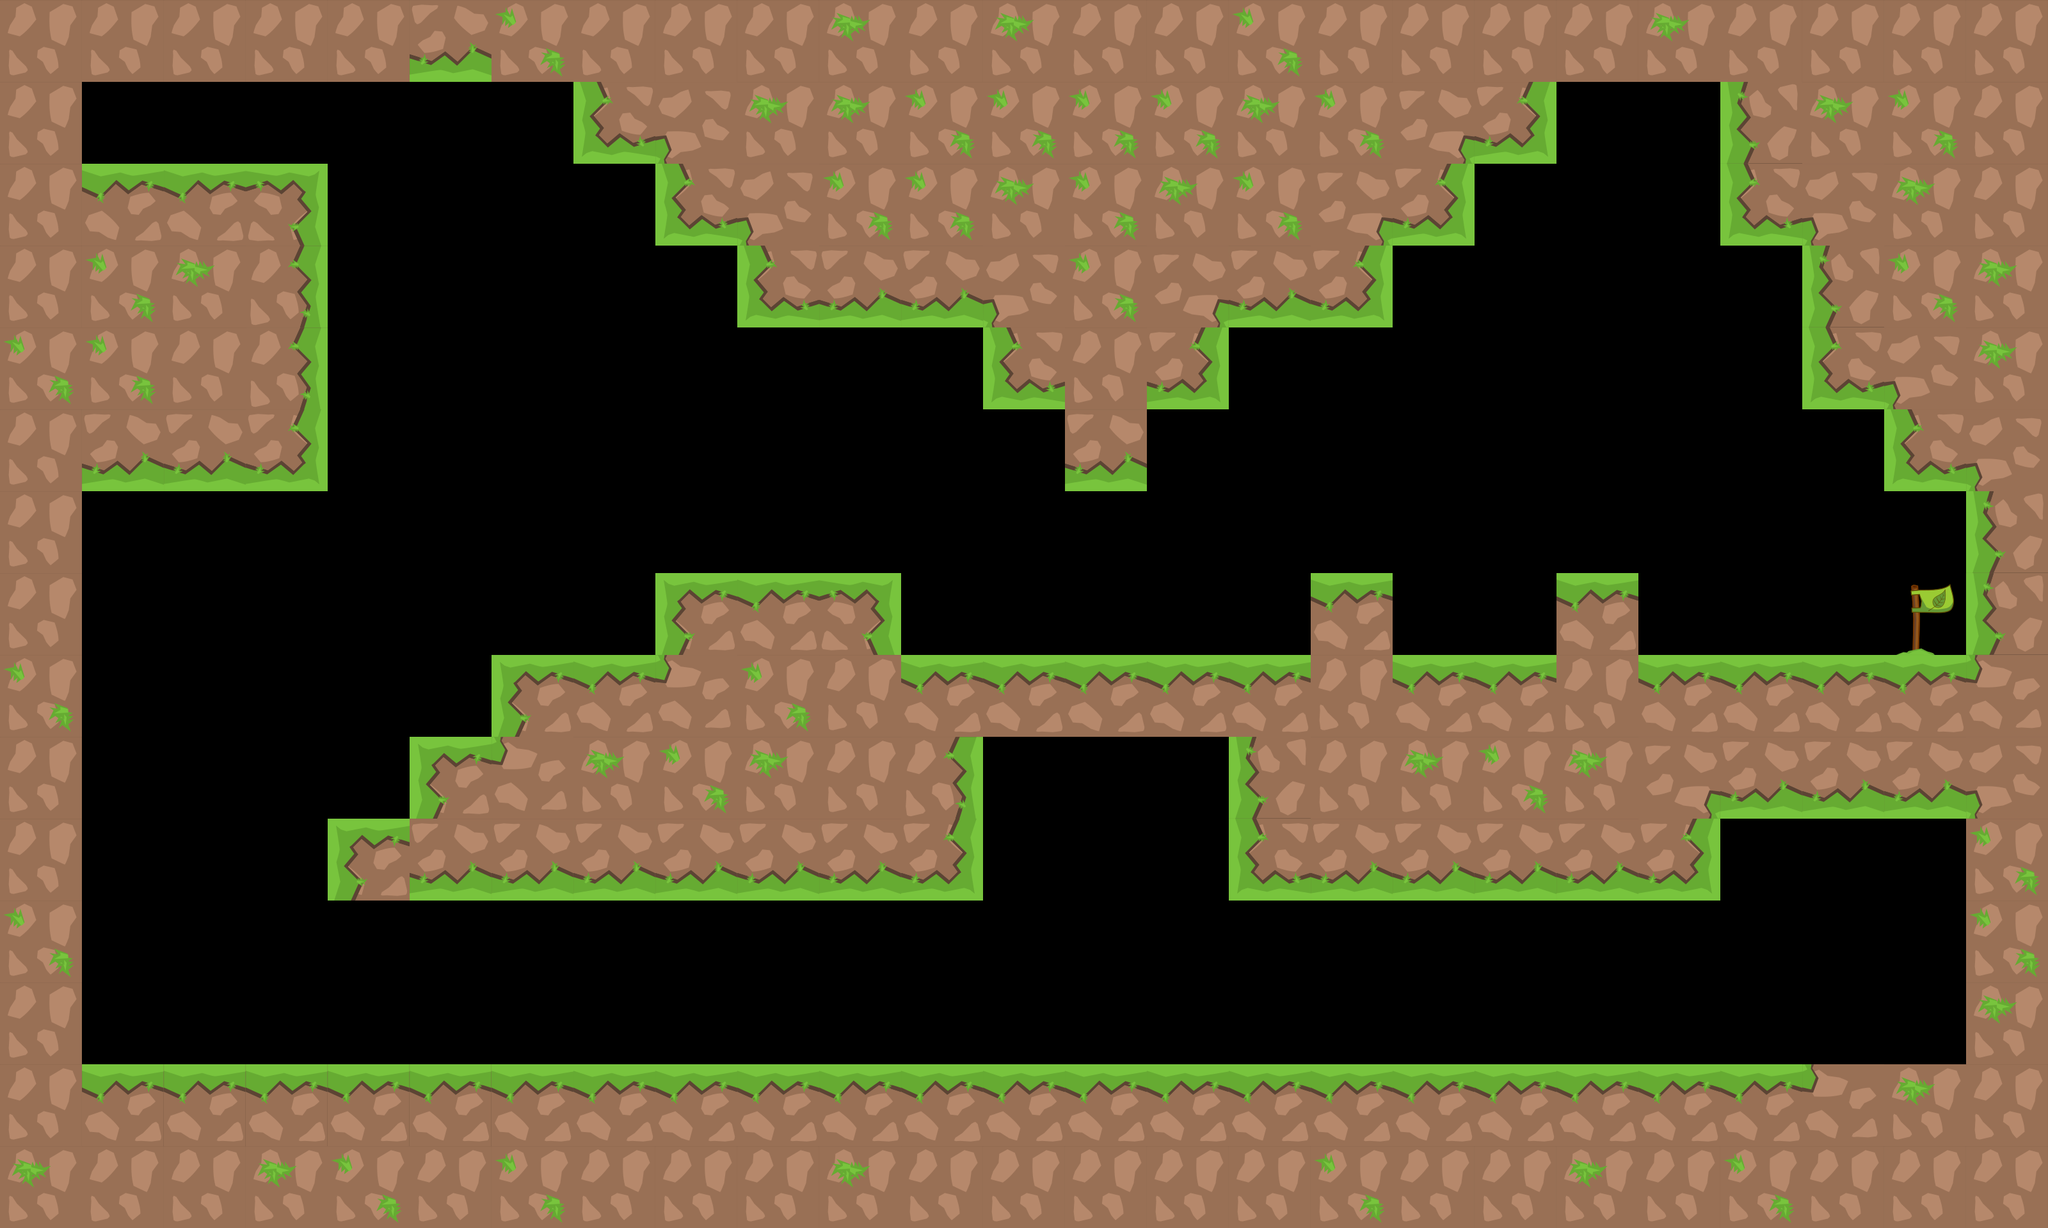

Rendered tile map (Tiled .tmx) drawn with the repository's tilesets; below, a short description and the map source with its tile grids summarised:
An orthogonal 25x15 tile map with 128x128 px tiles, 2 tile layers (graphics, oil), 3 tilesets and 35 objects.

<map version="1.0" tiledversion="1.1.1" orientation="orthogonal" renderorder="right-down" width="25" height="15" tilewidth="128" tileheight="128" infinite="0" nextobjectid="199">
 <tileset firstgid="1" source="tiles_128x128.tsx" />
 <tileset firstgid="37" source="tiles_oil_128x128.tsx" />
 <tileset firstgid="77" source="tiles_128x128_green.tsx" />
 <layer name="graphics" width="25" height="15">
  <data>[375 cells, 210 non-empty, 17 distinct tile ids]</data>
 </layer>
 <layer name="oil" width="25" height="15">
  <data>[375 cells, 0 non-empty, 0 distinct tile ids]</data>
 </layer>
 <objectgroup name="blocks">
  <object id="1" x="8" y="1664.63" width="3196" height="247.372" />
  <object id="2" x="3072" y="4" width="112" height="1696" />
  <object id="3" x="64" y="52" width="64" height="1684" />
  <object id="4" x="8" y="4" width="3172" height="120" />
  <object id="179" x="128" y="256" width="384" height="512" />
  <object id="181" x="512" y="1280" width="1024" height="128" />
  <object id="182" x="640" y="1152" width="128" height="128" />
  <object id="183" x="768" y="1024" width="256" height="128" />
  <object id="184" x="1024" y="896" width="384" height="128" />
  <object id="185" x="1408" y="1152" width="128" height="128" />
  <object id="186" x="1408" y="1024" width="1664" height="128" />
  <object id="187" x="1920" y="1152" width="768" height="256" />
  <object id="188" x="2688" y="1152" width="384" height="128" />
  <object id="189" x="2048" y="896" width="128" height="128" />
  <object id="190" x="2432" y="896" width="128" height="128" />
  <object id="191" x="1664" y="640" width="128" height="128" />
  <object id="192" x="1536" y="512" width="384" height="128" />
  <object id="193" x="1152" y="384" width="1024" height="128" />
  <object id="194" x="1024" y="256" width="1280" height="128" />
  <object id="195" x="896" y="128" width="1536" height="128" />
  <object id="196" x="2688" y="128" width="128" height="256" />
  <object id="197" x="2816" y="384" width="128" height="256" />
  <object id="198" x="2944" y="640" width="128" height="128" />
 </objectgroup>
 <objectgroup name="slope" />
 <objectgroup name="passBlock" />
 <objectgroup name="flowers">
  <object id="24" x="2693.09" y="900.247" width="69.697" height="69.697">
   <ellipse />
  </object>
  <object id="74" x="904.606" y="684.732" width="69.697" height="69.697">
   <ellipse />
  </object>
  <object id="75" x="1287.76" y="656.367" width="69.697" height="69.697">
   <ellipse />
  </object>
  <object id="80" x="644.005" y="912.974" width="69.697" height="69.697">
   <ellipse />
  </object>
  <object id="83" x="2517.34" y="509.216" width="69.697" height="69.697">
   <ellipse />
  </object>
  <object id="152" x="1690.07" y="1256.25" width="69.697" height="60.6061">
   <ellipse />
  </object>
  <object id="153" x="339.035" y="1252.73" width="69.697" height="60.6061">
   <ellipse />
  </object>
  <object id="157" x="2024.37" y="663.277" width="69.697" height="69.697">
   <ellipse />
  </object>
  <object id="178" x="2848.73" y="1355.16" width="69.697" height="60.6061">
   <ellipse />
  </object>
 </objectgroup>
 <objectgroup name="end">
  <object id="44" x="2966.83" y="914.25" width="93" height="95">
   <ellipse />
  </object>
 </objectgroup>
 <objectgroup name="pushBlocks">
  <object id="46" x="947.918" y="1484.55" width="124.667" height="124.667" />
  <object id="158" x="1658.1" y="817.882" width="124.667" height="124.667" />
 </objectgroup>
 <objectgroup name="damage" />
</map>